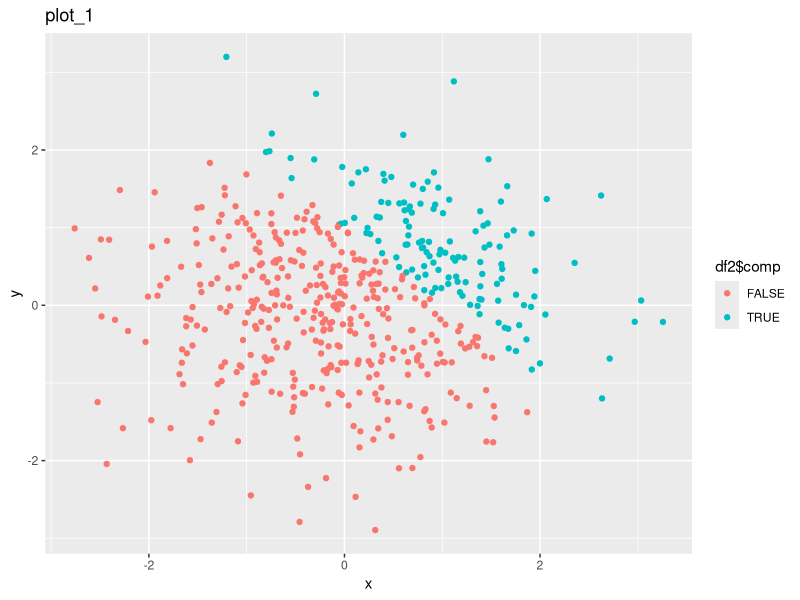

Here is the R script that generated this plot:
## ---- chunk 1
knitr::opts_chunk$set(echo = TRUE)
## ---- chunk 2
library(tidyverse)
df <- tibble(
  norm_sp = rnorm(8),
  logi_vec = norm_sp > 0 ,
  chr_vec = c("1", "2", "3", "4", "5", "6", "7", "8"),
  fac_vec = factor(c("0","1","0","2","1","2","0","1"))
)

mean(pull(df, norm_sp))
mean(pull(df, logi_vec))
mean(pull(df, chr_vec))
mean(pull(df, fac_vec))
## ---- chunk 3
as.numeric(df$logi_vec) * df$norm_sp
as.factor(df$logi_vec) * df$norm_sp
as.numeric(as.factor(df$logi_vec)) * df$norm_sp
## ---- chunk 4
df2 <- tibble(
  x = rnorm(500),
  y = rnorm(500),
  comp = x + y >1,
  coer_lton = as.numeric(comp),
  coer_ltof = as.factor(comp)
)



## ---- chunk 5
plot_1 <- ggplot(df2, aes(x = x, y = y, color = df2$comp)) + geom_point() + ggtitle("plot_1")
plot_2 <- ggplot(df2, aes(x = x, y = y, color = df2$coer_lton)) + geom_point() + ggtitle("plot_2")
plot_3 <- ggplot(df2, aes(x = x, y = y, color = df2$coer_ltof)) + geom_point() + ggtitle("plot_3")
ggsave('HW1_plot.pdf',plot = plot_1)
